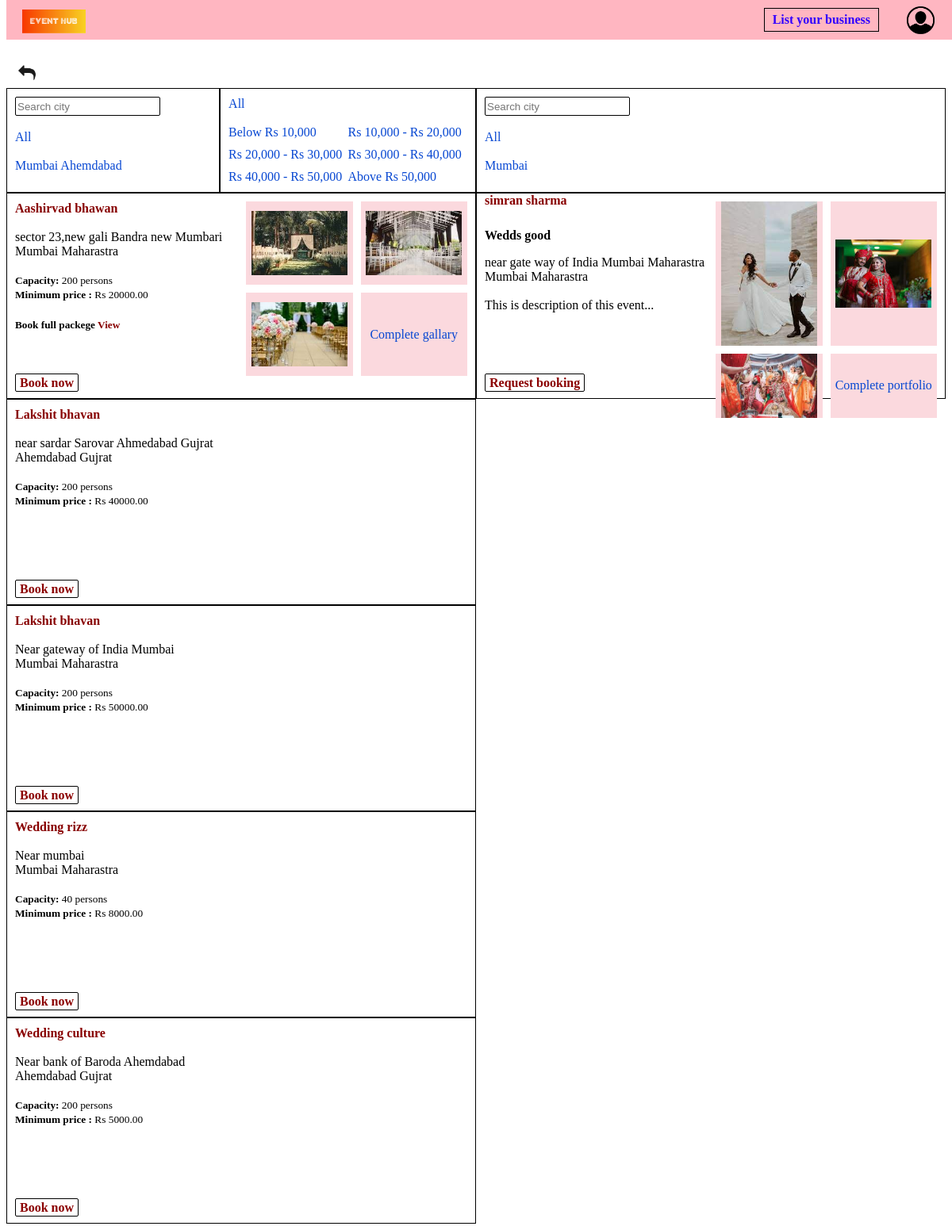
Screenshot of /book/1/ with the database file from the repository.
### EventPlanner/models.py (models this page shows, shortened)
class Venue(models.Model):
    name = models.CharField(max_length=100,null = False,blank = False)
    about = models.TextField(blank = True,null = True)
    min_price = models.DecimalField(max_digits = 10, decimal_places = 2,null = True,blank = True)
    max_capacity = models.IntegerField(null = False,blank = False)
    location = models.TextField(null = False,blank = False)
    city = models.CharField(max_length = 20,null = False,blank = False)
    state = models.CharField(choices = venue_choices,max_length = 50,null = False,blank = False)
    vendors = models.ManyToManyField(User,null = True,blank = True)
    category = models.ManyToManyField(Category)
    service_offered = models.TextField(null = True,blank = True)
    contact_info = models.TextField(null = False,blank = False)
    venue_images = models.ManyToManyField('Image', blank = True,null = True)

class Image(models.Model):
    user_profile = models.ForeignKey('userprofile',on_delete = models.CASCADE,null = True,blank = True)
    venue_object = models.ForeignKey('Venue',on_delete = models.CASCADE,null = True, blank = True)
    image = models.ImageField(upload_to='images/',null = True,blank = True)
    upload_date = models.DateTimeField(auto_now = True)

class Event(models.Model):
    category = models.ForeignKey(Category,on_delete=models.CASCADE)
    event_planner = models.ForeignKey(User,on_delete=models.CASCADE,null=True)
    name = models.CharField(max_length=100)
    description = models.TextField(null=True,blank=True)

class UserProfile(models.Model):
    user = models.OneToOneField(User,on_delete=models.CASCADE)
    user_type = models.CharField(choices=user_type_choices,max_length=50)
    contact_info = models.CharField(max_length = 200,blank = True,null = True,verbose_name='Contact information')
    company_name = models.CharField(max_length =  50,blank = True,null = True)
    website = models.URLField(max_length = 200,blank = True,null = True)
    about = models.TextField(blank = True,null = True)
    city = models.CharField(max_length = 20,null = False,blank = False)
    state = models.CharField(max_length = 20,null = False,blank = False)
    location = models.TextField(blank = True,null = True)
    service_offered = models.TextField(blank = True,null = True)
    profile_picture = models.ImageField(upload_to = 'images/',null = True,blank = True)
    vendor_images = models.ManyToManyField('Image', blank = True,null = True,related_name = 'portfolio_images')

### customer/views.py (the view, shortened to what this page needs)
# urls.py: path('book/<int:pk>/',views.book),
def book(request,pk):
    if not request.user.is_authenticated or request.user.userprofile.user_type == 'is_customer':
        error = None
        category = Category.objects.get(id = pk)
        events_on_category = Event.objects.filter(category = category)
        events = Event.objects.filter(category = category)
        venues = Venue.objects.filter(category = category)
        venues_on_category = Venue.objects.filter(category = category)
        if request.method == 'GET':
            venue_city = request.GET.get('venue-city')
            min_price = request.GET.get('min_price')
            max_price = request.GET.get('max_price')
            vendor_city = request.GET.get('vendor-city')
            vendor_name = request.GET.get('vendor-name')
            vendor_first_name = request.GET.get('vendor-first-name')
            vendor_last_name = request.GET.get('vendor-last-name')
            try:
                if venue_city and not min_price:
                    venues = Venue.objects.filter(category = category,city__icontains = venue_city)
                if min_price and max_price and not venue_city:
                    venues = Venue.objects.filter(category = category,min_price__lt = float(max_price),min_price__gte = float(min_price))
                if min_price and max_price and venue_city:
                    venues = Venue.objects.filter(category=category,city__icontains = venue_city,min_price__lt = float(max_price),min_price__gte = float(min_price))
            except:
                pass
        context = {'error':error,'events':events,'venues':venues,'pk':pk,'venue_city':venue_city,'min_price':min_price,'max_price':max_price,'vendor_city':vendor_city,'events_on_category':events_on_category,'venues_on_category':venues_on_category,}
        return render(request,'customer/booking.html',context)

### customer/templates/customer/booking.html (shortened to what this page needs)
<!DOCTYPE html>
<html lang="en">
<head>
    {% load static %}
    <link rel="stylesheet" type="text/css" href="{% static 'customer/css/booking.css' %}">
    <link rel="stylesheet" href="{% static 'EventPlanner/css/navbar.css' %}">
</head>
<body>
    <div class="navbar-div">
        {% include 'navbar.html' %}
        </div>
        <a href="{{request.META.HTTP_REFERER}}" class="go-back">
            <img src="/static/images/back.png" alt="" width="40px"  >
        </a>
        <div class="grid-div">
            {% if venues %}
            <div class="venue-div">
                <div class="filter-div-event">
                    <div class="filter">
                        <form action="" method="GET">
                            <input type="text" placeholder="Search city" name="venue-city" class="search-bar-city" >
                        </form>
                        <br>
                        <a href="/book/{{pk}}/" class="all-city">All</a>
                        <br><br>
                        {% for venue in venues %}
                            {% if not min_price %}
                            <a href="/book/{{pk}}/?venue-city={{venue.city}}"
                                class="venue-{{venue.city}} venue-city">{{venue.city}}</a>
                            {% else %}
                            <a href="/book/{{pk}}/?min_price={{min_price}}&max_price={{max_price}}&venue-city={{venue.city}}"
                                class="venue-{{venue.city}} venue-city">{{venue.city}}</a>
                            {% endif %}
                        {% endfor %}
                    </div>
                    <div class="filter">
                        <a href="/book/{{pk}}/" class="all-price-range">All</a>
                        <br><br>
                        {% if not venue_city %}
                        <div class="venue-price-range">
                            <div>
                                <a href="/book/{{pk}}/?min_price=0&max_price=9999" class="price-range">Below Rs 10,000</a>
                            </div>
                            <div>
                                <a href="/book/{{pk}}/?min_price=10000&max_price=19999" class="price-range">Rs 10,000 - Rs 20,000</a>
                            </div>
                            <div>
                                <a href="/book/{{pk}}/?min_price=20000&max_price=29999" class="price-range">Rs 20,000 - Rs 30,000</a>
                            </div>
                            <div>
                                <a href="/book/{{pk}}/?min_price=30000&max_price=39999" class="price-range">Rs 30,000 - Rs 40,000</a>
                            </div>
                            <div>
                                <a href="/book/{{pk}}/?min_price=40000&max_price=49999" class="price-range">Rs 40,000 - Rs 50,000</a>
                            </div>
                            <div>
                                <a href="/book/{{pk}}/?min_price=50000&max_price=10000000000" class="price-range">Above Rs 50,000</a>
                            </div>
                        </div>
                        {% endif %}
                    </div>
                </div>
            {% for venue in venues %}
                <div class="event-info-div">
                    <div class="venue-info-container">
                        <div>
                            <a href="/venue-info/{{venue.id}}/" class="venue-name">
                                {{venue.name}}
                            </a>
                            <br><br>
                            <div class="venue-location">
                                <div>{{venue.location}}</div>
                                <div>{{venue.city}} {{venue.state}}</div>
                            </div>
                            <br>
                            <small><b>Capacity:  </b>{{venue.max_capacity}} persons</small>
                            <div><small><b>Minimum price :</b> Rs {{venue.min_price}}</small></div>
                            <h5>
                                {% if venue.vendors.all %}
                                <div><b> Book full packege</b> <a href="/full-package/{{venue.id}}/" class="view">View</a></div>
                                {% endif %}
                            </h5>
                        </div>
                        <div class="portfolio-div">
                            {% for image in venue.venue_images.all %}
                                {% if forloop.counter == 1 %}
                                <div class="showcase-img"><img src="{{image.image.url}}" alt="" ></div>
                                {% endif %}
                                {% if forloop.counter == 2 %}
                                <div class="showcase-img"><img src="{{image.image.url}}" alt="" ></div>
                                {% endif %}
                                {% if forloop.counter == 3 %}
                                <div class="showcase-img"><img src="{{image.image.url}}" alt="" ></div>
                                {% endif %}
                            {% endfor %}
                            {% if venue.venue_images.all %}
                            <div class="all-portfolio">
                                <a href="/venue-info/{{venue.id}}/" class="complete-gallary">Complete gallary</a>
                            </div>
                            {% endif %}
                        </div>
                    </div>
                    <div>
                        {% if request.user.is_authenticated %}
                        {% if request.user.userprofile.user_type == 'is_customer' %}
                        <div>
                            <p>Select date and time</p>
                            <form action="/create-book/" method="POST">
                                {% csrf_token %}
                                <input type="date" name="date" placeholder="date" required class="date-input">
                                <input type="time" name="time" placeholder="time" class="time-input">
                                <input type="hidden" value="{{venue.id}}" name="venue_id">
                                <button type="submit" class="book-now-button">Book now</button>
                            {% endif %}
                        </div>
                        {% else %}
                        <div>
                            <a href="/login/" class="unauth-book-now-button">Book now</a>
                        </div>
                        {% endif %}
                    </div>
                </div>
                {% endfor %}
            </div>
            {% endif %}
            {% if events %}
            <div class="vendor-div">
                <div class="filter-div-vendor">
                    <div class="filter">
                        <form action="" method="GET">
                            <input type="text" placeholder="Search city" name="vendor-city" class="search-bar-city">
                        </form>
                        <br>
                        <a href="/book/{{pk}}/" class="all-city">All</a>
                        <br><br>
                        {% for event in events %}
                        <a href="/book/{{pk}}/?vendor-city={{event.event_planner.userprofile.city}}"
                            class="vendor-{{event.event_planner.userprofile.city}} vendor-city">{{event.event_planner.userprofile.city}}
                        </a>
                        {% endfor %}
                    </div>
                </div>
                    {% for event in events %}
                    <div class="event-info-div">
                        <div class="vendor-info-container">
                            <div>
                                <a href="/event-planner-info/{{event.event_planner.id}}/" class="vendor-name">
                                    {{event.event_planner.first_name}} {{event.event_planner.last_name}}
                                </a>
                            <p>
                               <b>{{event.name}}</b>
                            </p>
                            <div class="vendor-location">
                                <div>
                                    {{event.event_planner.userprofile.location}}
                                </div>
                                <div>
                                    {{event.event_planner.userprofile.city}} {{event.event_planner.userprofile.state}}
                                </div>
                            </div>
                            <br>
                            <div>{{event.description}}</div>
                        </div>
                                <div class="portfolio-div">
                                    {% for image in event.event_planner.userprofile.vendor_images.all %}
                                        {% if forloop.counter == 1 %}
                                        <div class="showcase-img"><img src="{{image.image.url}}" alt="" ></div>
                                        {% endif %}
                                        {% if forloop.counter == 2 %}
                                        <div class="showcase-img"><img src="{{image.image.url}}" alt="" ></div>
                                        {% endif %}
                                        {% if forloop.counter == 3 %}
                                        <div class="showcase-img"><img src="{{image.image.url}}" alt="" ></div>
                                        {% endif %}
                                    {% endfor %}
                                        {% if event.event_planner.userprofile.vendor_images.all %}
                                        <div class="all-portfolio">
                                            <a href="/event-planner-info/{{event.event_planner.id}}/" class="complete-portfolio">Complete portfolio</a>
                                        </div>
                                        {% endif %}
                                </div>
                    </div>
                    <div>
                        {% if request.user.is_authenticated %}
                        {% if request.user.userprofile.user_type == 'is_customer' %}
                        <form action="/create-book/" method="POST">
                            {% csrf_token %}
                            <p><b>Enter venue location :</b> </p>
                            <input type="text" name="location" placeholder="Location" required>
                            <p><b>Select date and time for event</b></p>
                            <input type="date" name="date" placeholder="date" required class="date-input">
                            <input type="time" name="time" placeholder="time" class="time-input">
                            <input type="hidden" value="{{event.event_planner.id}}" name="vendor_id">
                            <button type="submit" class="request-booking-button">Request booking</button>
                        </form>
                        {% endif %}
                    {% else %}
                    <a href="/login/" class="un-auth-book">Request booking</a>
                    {% endif %}
                    </div>
                {% endfor %}
            </div>
            {% endif %}
        </div>
</body>
</html>

### rows the page displays
Venue: city "Mumbai", name "Aashirvad bhawan", location "sector 23,new gali Bandra new Mumbari", state "Maharastra", max_capacity "200", min_price "20000.00"
Venue: city "Ahemdabad", name "Lakshit bhavan", location "near sardar Sarovar Ahmedabad Gujrat", state "Gujrat", max_capacity "200", min_price "40000.00"
Image: image (picture)
Image: image (picture)
Image: image (picture)
Venue: name "Lakshit bhavan", location "Near gateway of India Mumbai", city "Mumbai", state "Maharastra", max_capacity "200", min_price "50000.00"
Venue: name "Wedding rizz", location "Near mumbai", city "Mumbai", state "Maharastra", max_capacity "40", min_price "8000.00"
Venue: name "Wedding culture", location "Near bank of Baroda Ahemdabad", city "Ahemdabad", state "Gujrat", max_capacity "200", min_price "5000.00"
Event: event_planner.userprofile.city "Mumbai", event_planner.first_name "simran", event_planner.last_name "sharma", name "Wedds good", event_planner.userprofile.location "near gate way of India Mumbai Maharastra", event_planner.userprofile.state "Maharastra", description "This is description of this event..."
Image: image (picture)
Image: image (picture)
Image: image (picture)
